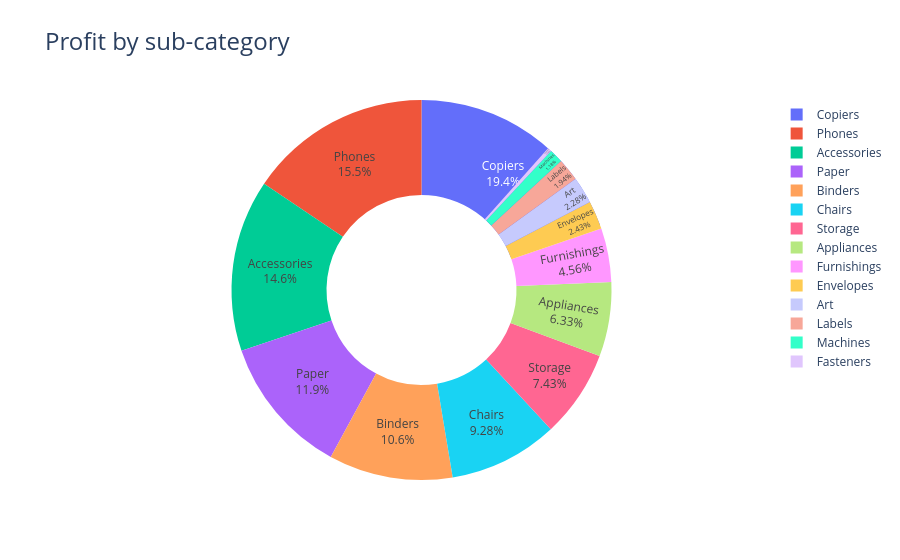

Notebook code cell kept with this figure:
### Code cell
fig=px.pie(profit_by_subc,
           values='profit',
           names='sub-category',
           hole=0.5,
           title='Profit by Sub-Category')
fig.update_traces(textposition='inside',textinfo='percent+label')
fig.update_layout(title_text='Profit by sub-category',title_font=dict(size=24))
fig.show()

### Figure 1 — Plotly figure (JSON) as saved in the notebook; plotly's stock layout.template omitted (floating-point values rounded to 4 significant figures)
{"data": [{"domain": {"x": [0, 1], "y": [0, 1]}, "hole": 0.5, "hovertemplate": "sub-category=%{label}<br>profit=%{value}<extra></extra>", "labels": ["Accessories", "Appliances", "Art", "Binders", "Bookcases", "Chairs", "Copiers", "Envelopes", "Fasteners", "Furnishings", "Labels", "Machines", "Paper", "Phones", "Storage", "Supplies", "Tables"], "legendgroup": "", "name": "", "showlegend": true, "textinfo": "percent+label", "textposition": "inside", "type": "pie", "values": [41940.0, 18140.0, 6528.0, 30220.0, -3473.0, 26590.0, 55620.0, 6964.0, 949.5, 13060.0, 5546.0, 3385.0, 34050.0, 44520.0, 21280.0, -1189.0, -17730.0]}], "layout": {"legend": {"tracegroupgap": 0}, "title": {"font": {"size": 24}, "text": "Profit by sub-category"}}}
